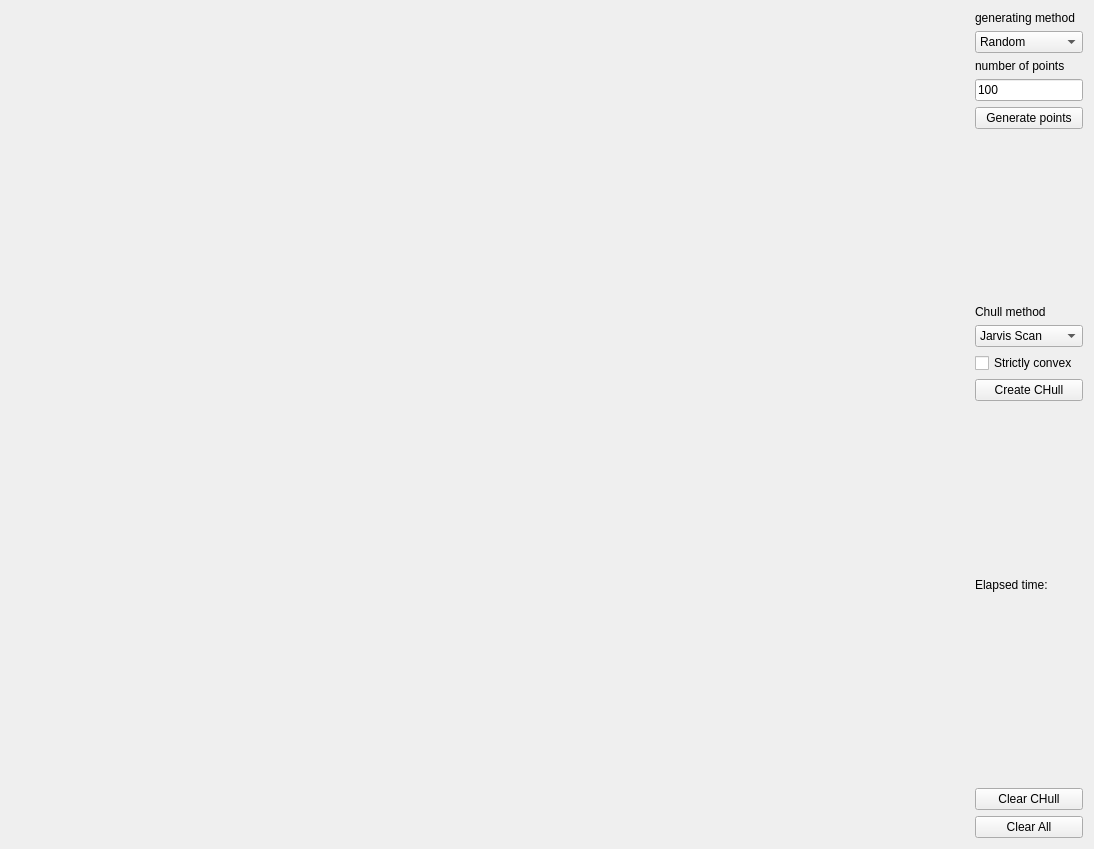
<?xml version="1.0" encoding="UTF-8"?>
<ui version="4.0">
 <class>Widget</class>
 <widget class="QWidget" name="Widget">
  <property name="geometry">
   <rect>
    <x>0</x>
    <y>0</y>
    <width>1094</width>
    <height>849</height>
   </rect>
  </property>
  <property name="windowTitle">
   <string>Widget</string>
  </property>
  <layout class="QHBoxLayout" name="horizontalLayout">
   <item>
    <widget class="Draw" name="Canvas" native="true">
     <property name="sizePolicy">
      <sizepolicy hsizetype="Preferred" vsizetype="Preferred">
       <horstretch>1</horstretch>
       <verstretch>0</verstretch>
      </sizepolicy>
     </property>
    </widget>
   </item>
   <item>
    <layout class="QVBoxLayout" name="verticalLayout">
     <item>
      <widget class="QLabel" name="label_4">
       <property name="text">
        <string>generating method</string>
       </property>
      </widget>
     </item>
     <item>
      <widget class="QComboBox" name="comboBox_2">
       <item>
        <property name="text">
         <string>Random</string>
        </property>
       </item>
       <item>
        <property name="text">
         <string>Grid</string>
        </property>
       </item>
       <item>
        <property name="text">
         <string>Circle</string>
        </property>
       </item>
       <item>
        <property name="text">
         <string>Square</string>
        </property>
       </item>
       <item>
        <property name="text">
         <string>Ellipse</string>
        </property>
       </item>
      </widget>
     </item>
     <item>
      <widget class="QLabel" name="label_3">
       <property name="text">
        <string>number of points</string>
       </property>
      </widget>
     </item>
     <item>
      <widget class="QLineEdit" name="lineEdit">
       <property name="text">
        <string>100</string>
       </property>
      </widget>
     </item>
     <item>
      <widget class="QPushButton" name="pushButton_4">
       <property name="text">
        <string>Generate points</string>
       </property>
      </widget>
     </item>
     <item>
      <spacer name="verticalSpacer">
       <property name="orientation">
        <enum>Qt::Vertical</enum>
       </property>
       <property name="sizeHint" stdset="0">
        <size>
         <width>20</width>
         <height>40</height>
        </size>
       </property>
      </spacer>
     </item>
     <item>
      <widget class="QLabel" name="label_5">
       <property name="text">
        <string>Chull method</string>
       </property>
      </widget>
     </item>
     <item>
      <widget class="QComboBox" name="comboBox">
       <item>
        <property name="text">
         <string>Jarvis Scan</string>
        </property>
       </item>
       <item>
        <property name="text">
         <string>QHull</string>
        </property>
       </item>
       <item>
        <property name="text">
         <string>Sweep Line</string>
        </property>
       </item>
       <item>
        <property name="text">
         <string>graham</string>
        </property>
       </item>
      </widget>
     </item>
     <item>
      <widget class="QCheckBox" name="checkBox">
       <property name="text">
        <string>Strictly convex</string>
       </property>
      </widget>
     </item>
     <item>
      <widget class="QPushButton" name="pushButton">
       <property name="text">
        <string>Create CHull</string>
       </property>
      </widget>
     </item>
     <item>
      <spacer name="verticalSpacer_3">
       <property name="orientation">
        <enum>Qt::Vertical</enum>
       </property>
       <property name="sizeHint" stdset="0">
        <size>
         <width>20</width>
         <height>40</height>
        </size>
       </property>
      </spacer>
     </item>
     <item>
      <widget class="QLabel" name="label">
       <property name="text">
        <string>Elapsed time:</string>
       </property>
      </widget>
     </item>
     <item>
      <widget class="QLabel" name="label_2">
       <property name="text">
        <string/>
       </property>
      </widget>
     </item>
     <item>
      <spacer name="verticalSpacer_2">
       <property name="orientation">
        <enum>Qt::Vertical</enum>
       </property>
       <property name="sizeHint" stdset="0">
        <size>
         <width>20</width>
         <height>40</height>
        </size>
       </property>
      </spacer>
     </item>
     <item>
      <widget class="QPushButton" name="pushButton_2">
       <property name="text">
        <string>Clear CHull</string>
       </property>
      </widget>
     </item>
     <item>
      <widget class="QPushButton" name="pushButton_3">
       <property name="text">
        <string>Clear All</string>
       </property>
      </widget>
     </item>
    </layout>
   </item>
  </layout>
 </widget>
 <customwidgets>
  <customwidget>
   <class>Draw</class>
   <extends>QWidget</extends>
   <header location="global">draw.h</header>
   <container>1</container>
  </customwidget>
 </customwidgets>
 <resources/>
 <connections/>
</ui>
